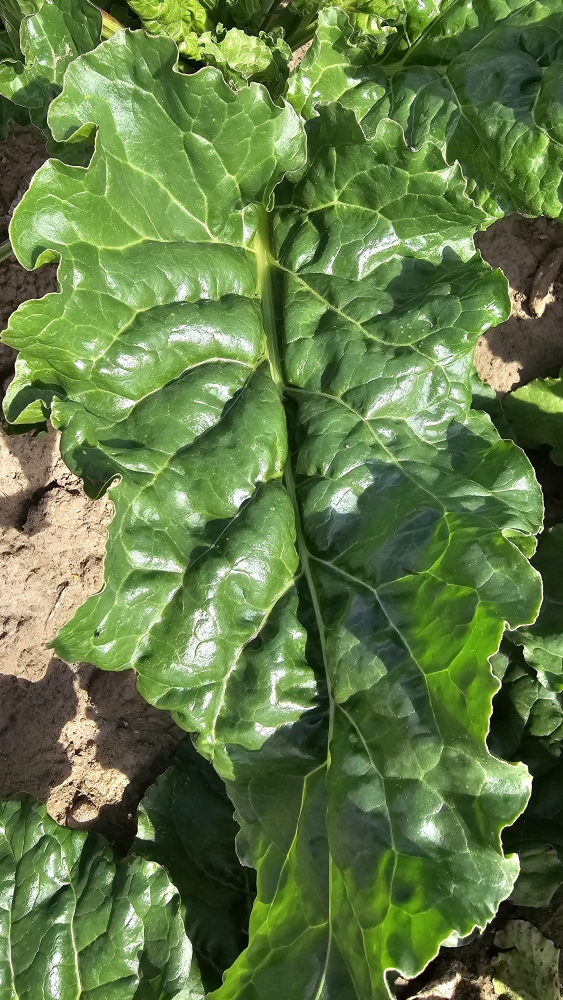
#> input picture data/samples/beet/healthy/20240624_120106.jpg, 2252 x 4000 px (shown at 1/4 size)
$ python -i potato_detector.py   (imports and definitions only)   (older library calls are emulated)
#> lines starting #> are read from the running program, lines starting #| are printed output that depends on the picture; after the words box and inside, x2 and y2 are one past the last pixel; in counts of white or black regions, pixels touching at a corner belong together
"""
=============================================================
  Potato Disease Detection — 3-Way Classification
  Pipeline per academic spec:
    9.1.3.5  Pre-processing      — image quality improvement
    9.1.3.6  Plant mask          — isolate leaf from background
    9.1.3.7  Feature extraction  — histogram & texture features
    9.1.3.8  Classification      — Green / Yellow / Red
    9.1.3.9  Geographic output   — P = (Latitude, Longitude, Class)

  Classifies potato leaf images as:
    Healthy (Green) | Suspicious (Yellow) | Sick (Red)

  Usage:
    python potato_disease_detector_v2.py <image.jpg>
    python potato_disease_detector_v2.py <folder/>
=============================================================
"""

import cv2
import numpy as np
import glob
import matplotlib
# [1 line not run here, left out]
import matplotlib.pyplot as plt
from skimage.feature import graycomatrix, graycoprops
from pathlib import Path


# ══════════════════════════════════════════════════════════
# STEP 9.1.3.5 — PRE-PROCESSING
# Improve image quality before anomaly identification.
# Adjusts for lighting conditions, noise, and contrast issues
# that arise from different shooting distances, angles, and
# weather conditions (sun glare, wind blur).
# Output: processed image ready for mask + feature extraction
# ══════════════════════════════════════════════════════════

def preprocess(img_bgr: np.ndarray) -> np.ndarray:
    """
    Image quality improvement pipeline:

    1. Resize to standard resolution (800×600) — consistent processing
       regardless of camera distance or zoom level.

    2. Gaussian blur — reduce high-frequency noise from wind motion
       or low-quality cameras. Kernel 3×3 preserves edge detail while
       smoothing sensor noise.

    3. CLAHE (Contrast-Limited Adaptive Histogram Equalization) —
       improve contrast in shadowed or overexposed patches.
       Applied on L-channel in LAB space so hue is not distorted.
       clipLimit=2.0 prevents noise amplification; tileGridSize 8×8.

    4. Value-channel clipping — cap the top 1% of brightness values
       to suppress specular highlights (sun glints on wet leaf surface).

    Returns:
        processed BGR image (uint8, 800×600)
    """
    # 1. Resize to standard resolution
    img = cv2.resize(img_bgr, (800, 600), interpolation=cv2.INTER_AREA)

    # 2. Gaussian blur — noise reduction
    img = cv2.GaussianBlur(img, (3, 3), sigmaX=0.8)

    # 3. CLAHE on L-channel in LAB space
    lab   = cv2.cvtColor(img, cv2.COLOR_BGR2LAB)
    l, a, b = cv2.split(lab)
    clahe = cv2.createCLAHE(clipLimit=2.0, tileGridSize=(8, 8))
    l_eq  = clahe.apply(l)
    lab_eq = cv2.merge([l_eq, a, b])
    img   = cv2.cvtColor(lab_eq, cv2.COLOR_LAB2BGR)

    # 4. Brightness clipping — suppress top-1% specular highlights
    hsv = cv2.cvtColor(img, cv2.COLOR_BGR2HSV)
    h_ch, s_ch, v_ch = cv2.split(hsv)
    v_clip = np.clip(v_ch, 0, int(np.percentile(v_ch, 99))).astype(np.uint8)
    hsv_clipped = cv2.merge([h_ch, s_ch, v_clip])
    img = cv2.cvtColor(hsv_clipped, cv2.COLOR_HSV2BGR)

    return img


# ══════════════════════════════════════════════════════════
# STEP 9.1.3.6 — PLANT MASK
# Separate the leaf from the background.
# Output: binary mask where 255 = leaf pixel
# ══════════════════════════════════════════════════════════

def build_plant_mask(img_bgr: np.ndarray) -> dict:
    """
    Isolate the plant/leaf from the background.

    Strategy:
      1. Build a broad vegetation mask covering green (healthy),
         brown (Early Blight spots), and yellow (chlorosis) hues
      2. Morphological cleanup to fill holes and remove noise
      3. Keep only the largest connected blob (main leaf body)
      4. Return the clean leaf mask + masked image

    Returns:
        dict with:
          'leaf_mask'    — binary mask (uint8), 255 = leaf pixel
          'leaf_img'     — BGR image with background zeroed
          'leaf_area'    — number of leaf pixels
          'coverage_pct' — leaf area as % of total image
          'found'        — False if no significant plant found
    """
    h, w = img_bgr.shape[:2]
    total = h * w
    hsv = cv2.cvtColor(img_bgr, cv2.COLOR_BGR2HSV)

    # Broad mask: green (healthy) + brown (Early Blight) + yellow (chlorosis)
    # Deliberately wide so diseased tissue at edges is not missed
    green_mask  = cv2.inRange(hsv, np.array([15, 20, 20]),  np.array([100, 255, 255]))
    brown_mask  = cv2.inRange(hsv, np.array([0,  40, 30]),  np.array([22,  255, 200]))
    yellow_mask = cv2.inRange(hsv, np.array([20, 60, 80]),  np.array([35,  255, 255]))
    dark_mask   = cv2.inRange(hsv, np.array([0,   0,  0]),  np.array([180,  80, 100]))

    combined = cv2.bitwise_or(
        cv2.bitwise_or(green_mask, brown_mask),
        cv2.bitwise_or(yellow_mask, dark_mask)
    )

    # Morphological cleanup
    kernel   = np.ones((7, 7), np.uint8)
    combined = cv2.morphologyEx(combined, cv2.MORPH_CLOSE, kernel, iterations=4)
    combined = cv2.morphologyEx(combined, cv2.MORPH_OPEN,  kernel, iterations=2)

    # Keep only the largest contour (main leaf body)
    contours, _ = cv2.findContours(combined, cv2.RETR_EXTERNAL, cv2.CHAIN_APPROX_SIMPLE)
    leaf_mask = np.zeros((h, w), dtype=np.uint8)
    if contours:
        largest = max(contours, key=cv2.contourArea)
        cv2.drawContours(leaf_mask, [largest], -1, 255, -1)

    leaf_area    = int(leaf_mask.sum() // 255)
    coverage_pct = leaf_area / total * 100

    if coverage_pct < 5:
        return {
            "leaf_mask":    leaf_mask,
            "leaf_img":     img_bgr.copy(),
            "leaf_area":    leaf_area,
            "coverage_pct": coverage_pct,
            "found":        False,
        }

    leaf_img = cv2.bitwise_and(img_bgr, img_bgr, mask=leaf_mask)

    return {
        "leaf_mask":    leaf_mask,
        "leaf_img":     leaf_img,
        "leaf_area":    leaf_area,
        "coverage_pct": round(coverage_pct, 1),
        "found":        True,
    }


# ══════════════════════════════════════════════════════════
# STEP 9.1.3.7 — FEATURE EXTRACTION
# Measure features from plant area only.
# Output: feature vector X = [f1, f2, ..., fn]
# ══════════════════════════════════════════════════════════

def extract_features(img_bgr: np.ndarray, mask: dict) -> dict:
    """
    Extract histogram-based color and texture features from the
    segmented leaf area only. Background pixels excluded from all
    calculations.

    Feature vector X = [
      # Color ratio features
      f1  brown_ratio   — % of leaf pixels that are brown (Early Blight spots)
      f2  dark_ratio    — % of leaf pixels that are dark/necrotic (Late Blight)
      f3  yellow_ratio  — % of leaf pixels that are yellow (chlorosis)
      f4  green_ratio   — % of leaf pixels that are healthy green

      # Histogram-based saturation features
      f5  mean_sat      — mean HSV saturation within leaf
      f6  std_sat       — saturation standard deviation (disease spreads values)
      f7  low_sat_ratio — % of leaf pixels with low saturation (bleached/necrotic)

      # Value (brightness) histogram stats
      f8  mean_val      — mean brightness within leaf
      f9  std_val       — brightness std (spots create dark patches in bright leaf)

      # Hue histogram entropy (color diversity)
      f10 hue_entropy   — entropy of hue distribution (healthy=low, sick=high)

      # Hue histogram bins (20 bins, leaf pixels only) — f11..f30
      hue_hist_b0..b19  — normalized frequency per hue band

      # GLCM texture features (spot pattern detection)
      f31 homogeneity   — texture smoothness (lower = more textured = more spots)
      f32 contrast      — local texture contrast

      # Coverage
      f33 coverage_pct  — leaf area / total image area
    ]
    """
    if not mask["found"]:
        zero = {k: 0.0 for k in
                ("brown_ratio", "dark_ratio", "yellow_ratio", "green_ratio",
                 "mean_sat", "std_sat", "low_sat_ratio",
                 "mean_val", "std_val", "hue_entropy",
                 "homogeneity", "contrast", "coverage_pct")}
        for i in range(20):
            zero[f"hue_hist_b{i}"] = 0.0
        return zero

    leaf_mask = mask["leaf_mask"]
    leaf_area = max(mask["leaf_area"], 1)
    hsv  = cv2.cvtColor(img_bgr, cv2.COLOR_BGR2HSV)
    gray = cv2.cvtColor(img_bgr, cv2.COLOR_BGR2GRAY)
    hh, s, v = hsv[:, :, 0], hsv[:, :, 1], hsv[:, :, 2]

    def _in_leaf(mask_bin):
        return cv2.bitwise_and(mask_bin, leaf_mask)

    # ── f1: Brown spots (Early Blight) ────────────────────────────
    b1 = cv2.inRange(hsv, np.array([10, 70, 50]), np.array([22, 255, 200]))
    b2 = cv2.inRange(hsv, np.array([0,  70, 50]), np.array([10, 255, 200]))
    brown_px    = _in_leaf(cv2.bitwise_or(b1, b2))
    brown_ratio = np.sum(brown_px > 0) / leaf_area * 100

    # ── f2: Dark spots (Late Blight) ──────────────────────────────
    dark_raw = cv2.inRange(hsv, np.array([0, 0, 0]), np.array([180, 60, 80]))
    dark_px  = cv2.morphologyEx(_in_leaf(dark_raw), cv2.MORPH_OPEN, np.ones((7, 7), np.uint8))
    dark_ratio = np.sum(dark_px > 0) / leaf_area * 100

    # ── f3: Yellow chlorosis ──────────────────────────────────────
    yellow_px    = _in_leaf(cv2.inRange(hsv, np.array([20, 60, 100]), np.array([35, 255, 255])))
    yellow_ratio = np.sum(yellow_px > 0) / leaf_area * 100

    # ── f4: Healthy green ─────────────────────────────────────────
    green_px    = _in_leaf(cv2.inRange(hsv, np.array([25, 40, 40]), np.array([90, 255, 255])))
    green_ratio = np.sum(green_px > 0) / leaf_area * 100

    # ── f5, f6: Saturation histogram stats (leaf pixels) ──────────
    s_leaf  = s[leaf_mask > 0].astype(float)
    mean_sat = float(np.mean(s_leaf)) if len(s_leaf) > 0 else 0.0
    std_sat  = float(np.std(s_leaf))  if len(s_leaf) > 0 else 0.0

    # ── f7: Low saturation fraction (bleached/necrotic tissue) ────
    low_sat_mask = _in_leaf((s < 50).astype(np.uint8) * 255)
    low_sat_ratio = np.sum(low_sat_mask > 0) / leaf_area * 100

    # ── f8, f9: Value (brightness) histogram stats (leaf pixels) ──
    v_leaf   = v[leaf_mask > 0].astype(float)
    mean_val = float(np.mean(v_leaf)) if len(v_leaf) > 0 else 0.0
    std_val  = float(np.std(v_leaf))  if len(v_leaf) > 0 else 0.0

    # ── f10: Hue entropy & hue histogram (leaf pixels) ────────────
    hue_leaf  = hh[leaf_mask > 0]
    hist, _   = np.histogram(hue_leaf, bins=20, range=(0, 180))
    hist_n    = hist / (hist.sum() + 1e-9)
    hue_entropy = float(-np.sum(hist_n * np.log2(hist_n + 1e-9)))

    # ── f31, f32: GLCM texture features ───────────────────────────
    # Grey-Level Co-occurrence Matrix captures spot pattern texture.
    # Lower homogeneity → more texture variation → more disease spots.
    gray_leaf   = cv2.bitwise_and(gray, gray, mask=leaf_mask)
    glcm        = graycomatrix(gray_leaf, distances=[1, 3],
                               angles=[0, np.pi / 4, np.pi / 2],
                               levels=256, symmetric=True, normed=True)
    homogeneity = float(graycoprops(glcm, 'homogeneity').mean())
    contrast    = float(graycoprops(glcm, 'contrast').mean())

    # Assemble feature dict
    features = {
        "brown_ratio":   round(brown_ratio,  2),
        "dark_ratio":    round(dark_ratio,   2),
        "yellow_ratio":  round(yellow_ratio, 2),
        "green_ratio":   round(green_ratio,  2),
        "mean_sat":      round(mean_sat,     1),
        "std_sat":       round(std_sat,      1),
        "low_sat_ratio": round(low_sat_ratio, 2),
        "mean_val":      round(mean_val,     1),
        "std_val":       round(std_val,      1),
        "hue_entropy":   round(hue_entropy,  4),
        "homogeneity":   round(homogeneity,  4),
        "contrast":      round(contrast,     2),
        "coverage_pct":  mask["coverage_pct"],
    }
    for i, val in enumerate(hist_n):
        features[f"hue_hist_b{i}"] = round(float(val), 4)

    # Internal masks for visualization
    features["_brown_mask"] = brown_px
    features["_dark_mask"]  = dark_px

    return features


# ══════════════════════════════════════════════════════════
# STEP 9.1.3.8 — CLASSIFICATION
# Use feature vector X to assign health class:
#   Green  = Healthy    (no anomaly detected)
#   Yellow = Suspicious (anomaly detected, insufficient certainty)
#   Red    = Sick       (anomaly detected, high confidence)
# ══════════════════════════════════════════════════════════

def classify_leaf(features: dict) -> dict:
    """
    Score-based 3-class classification using the feature vector.

    Score 0-1  → Green  = Healthy
    Score 2-4  → Yellow = Suspicious
    Score 5+   → Red    = Sick
    """
    score = 0

    # Brown spots (Early Blight) — strongest disease signal (f1)
    b = features["brown_ratio"]
    if   b > 15:  score += 3
    elif b > 5:   score += 2
    elif b > 1.5: score += 1

    # Yellow chlorosis (f3)
    y = features["yellow_ratio"]
    if   y > 15: score += 2
    elif y > 5:  score += 1

    # Low saturation mean — desaturated disease tissue (f5)
    s_mean = features["mean_sat"]
    if   s_mean < 75: score += 2
    elif s_mean < 90: score += 1

    # Low green ratio — diseased tissue displaces healthy green (f4)
    g = features["green_ratio"]
    if   g < 50: score += 2
    elif g < 65: score += 1

    # Dark necrotic area (f2)
    if features["dark_ratio"] > 3:      score += 1

    # GLCM texture — spot texture lowers homogeneity (f31)
    if features["homogeneity"] < 0.33:  score += 1

    # High saturation std — mixed healthy/diseased tissue (f6)
    if features["std_sat"] > 40:        score += 1

    # High hue entropy — many hue tones indicates mixed tissue (f10)
    if features["hue_entropy"] > 2.5:   score += 1

    # Traffic-light labels (per academic spec 9.1.3.8)
    if score >= 5:
        label, color_bgr = "Sick",       (0,   0, 220)   # Red
    elif score >= 2:
        label, color_bgr = "Suspicious", (0, 140, 255)   # Yellow
    else:
        label, color_bgr = "Healthy",    (30, 180,  30)  # Green

    return {
        "label":        label,
        "score":        score,
        "color_bgr":    color_bgr,
        "brown_ratio":  features["brown_ratio"],
        "dark_ratio":   features["dark_ratio"],
        "yellow_ratio": features["yellow_ratio"],
        "green_ratio":  features["green_ratio"],
        "mean_sat":     features["mean_sat"],
    }


# ══════════════════════════════════════════════════════════
# STEP 9.1.3.9 — GEOGRAPHIC OUTPUT
# Link result to field location.
# P = (Latitude, Longitude, Class)
# ══════════════════════════════════════════════════════════

def build_geographic_point(img_path: str, label: str) -> dict:
    """
    Extract GPS coordinates from image EXIF and attach the health class.
    Returns P = (latitude, longitude, class) per spec 9.1.3.9.

    If no GPS EXIF is present, lat/lon are None.
    """
    lat, lon = None, None

    try:
        import piexif
        exif = piexif.load(img_path)
        gps  = exif.get("GPS", {})
        if gps:
            # [7 lines left out: function _dms, not called in this run]
            lat = _dms(piexif.GPSIFD.GPSLatitude)
            lon = _dms(piexif.GPSIFD.GPSLongitude)
            if lat and gps.get(piexif.GPSIFD.GPSLatitudeRef)  == b"S": lat = -lat
            if lon and gps.get(piexif.GPSIFD.GPSLongitudeRef) == b"W": lon = -lon
    except Exception:
        pass

    if lat is None:
        try:
            from PIL import Image
            from PIL.ExifTags import TAGS, GPSTAGS
            with Image.open(img_path) as pil_img:
                exif_data = pil_img._getexif() or {}
                for tag_id, value in exif_data.items():
                    if TAGS.get(tag_id) == "GPSInfo":
                        gps_info = {GPSTAGS.get(k, k): v for k, v in value.items()}
                        # [4 lines left out: function _dms2, not called in this run]
                        lat = _dms2("GPSLatitude")
                        lon = _dms2("GPSLongitude")
                        if lat and gps_info.get("GPSLatitudeRef")  == "S": lat = -lat
                        if lon and gps_info.get("GPSLongitudeRef") == "W": lon = -lon
                        break
        except Exception:
            pass

    return {
        "latitude":  lat,
        "longitude": lon,
        "class":     label,      # P = (lat, lon, class)
        "path":      img_path,
    }


# ══════════════════════════════════════════════════════════
# VISUALIZATION
# ══════════════════════════════════════════════════════════

# [22 lines left out: function annotate_image, not called in this run]


# ══════════════════════════════════════════════════════════
# PUBLIC API
# ══════════════════════════════════════════════════════════

def analyze_single(img_path: str, save_output: bool = True) -> dict:
    """
    Full 4-step pipeline for one image (per spec 9.1.3.5 → 9.1.3.9):
      1. preprocess()        — image quality improvement
      2. build_plant_mask()  — isolate leaf
      3. extract_features()  — build feature vector X
      4. classify_leaf()     — assign health class
      5. geographic point    — P = (lat, lon, class)
    """
#> called with save_output = True
    img_raw = cv2.imread(img_path)
#> img_raw is the input picture: shape (4000, 2252, 3); mean B, G, R 69.3, 122.7, 97.5
    if img_raw is None:
        raise FileNotFoundError(f"Cannot open image: {img_path}")

    # 9.1.3.5 Pre-processing
    img = preprocess(img_raw)
#> in preprocess, `l, a, b = cv2.split(lab)`:
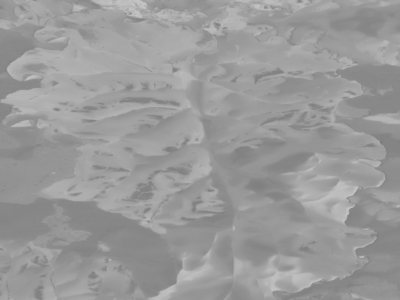
#> b: shape (600, 800) (shown at 1/2 size); min 120, max 202, mean 153.7
#> in preprocess, `img   = cv2.cvtColor(lab_eq, cv2.COLOR_LAB2BGR)`:
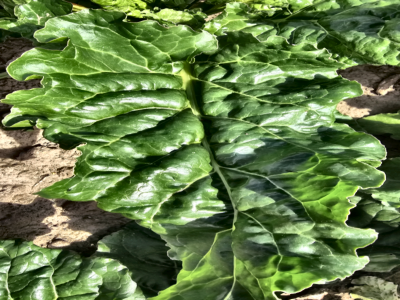
#> img: shape (600, 800, 3) (shown at 1/2 size); mean B, G, R 71.3, 124.7, 99.4
#> in preprocess, `h_ch, s_ch, v_ch = cv2.split(hsv)`:
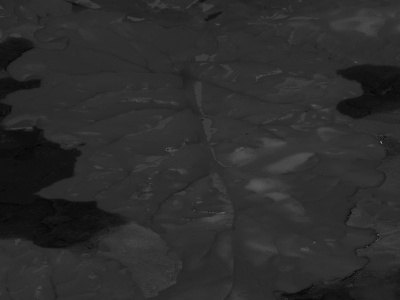
#> h_ch: shape (600, 800) (shown at 1/2 size); min 0, max 178, mean 44.1
#> in preprocess, `h_ch, s_ch, v_ch = cv2.split(hsv)`:
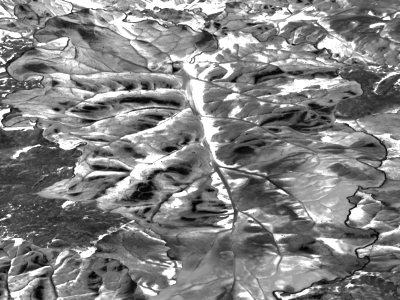
#> s_ch: shape (600, 800) (shown at 1/2 size); min 0, max 255, mean 129.9

    # 9.1.3.6 Plant mask
    mask = build_plant_mask(img)
#> in build_plant_mask, `green_mask  = cv2.inRange(hsv, np.array([15, 20, 20]),  np.array([100,..`:
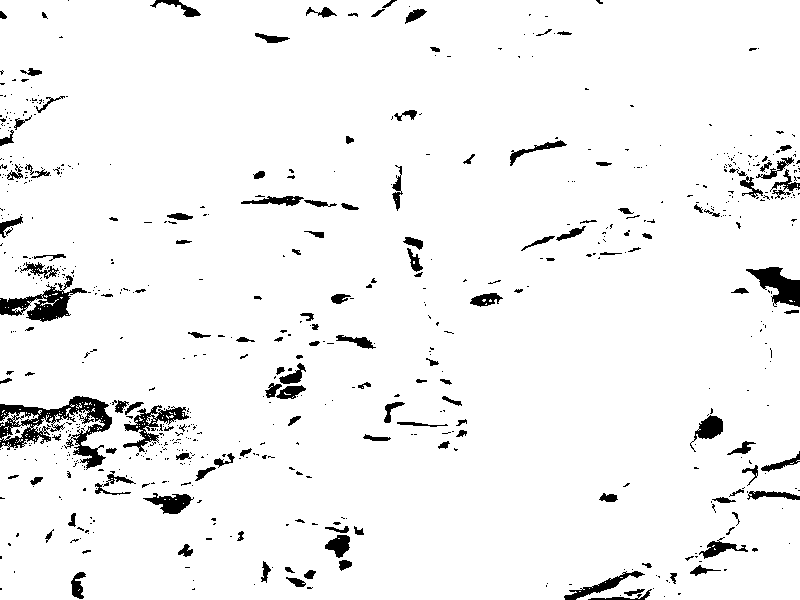
#> green_mask: shape (600, 800); 95.4% white; 702 black regions (559 under 20 px), largest, box (x1, y1, x2, y2) and area: (0, 396, 112, 470) 2875, (0, 275, 87, 322) 1467, (746, 267, 800, 307) 1069
#> in build_plant_mask, `dark_mask   = cv2.inRange(hsv, np.array([0,   0,  0]),  np.array([180,..`:
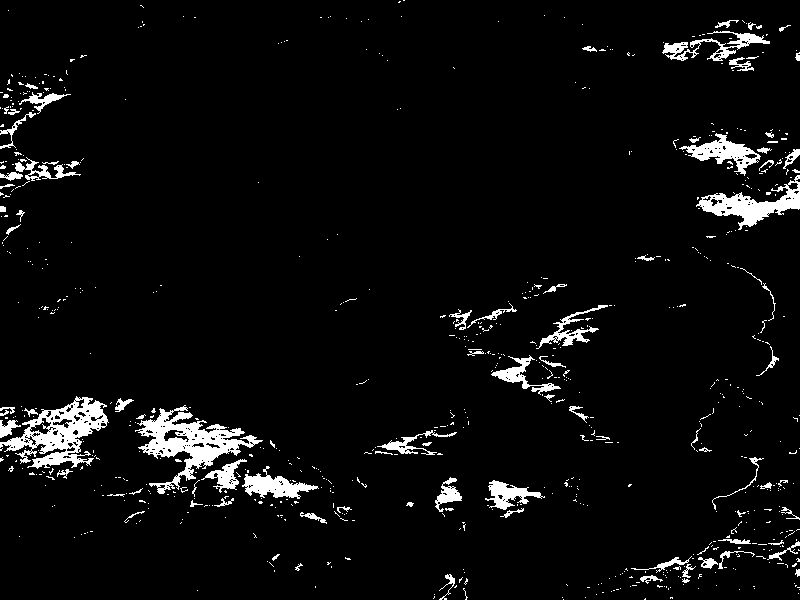
#> dark_mask: shape (600, 800); 4.8% white; 762 white regions (670 under 20 px), largest, box (x1, y1, x2, y2) and area: (135, 405, 263, 494) 3554, (0, 396, 109, 469) 3224, (696, 175, 800, 230) 1912
#> in build_plant_mask, `contours, _ = cv2.findContours(combined, cv2.RETR_EXTERNAL, cv2.CHAIN_..`: contours = [[[0, 0], [0, 599], [799, 599], [799, 0]]]
#> in build_plant_mask, `largest = max(contours, key=cv2.contourArea)`: largest = [[0, 0], [0, 599], [799, 599], [799, 0]]
#> in build_plant_mask, `leaf_area    = int(leaf_mask.sum() // 255)`: leaf_area = 480000
#> in build_plant_mask, `coverage_pct = leaf_area / total * 100`: coverage_pct = 100
#> mask = 5 items

    # 9.1.3.7 Feature extraction
    features = extract_features(img, mask)
#> in extract_features, `leaf_area = max(mask["leaf_area"], 1)`: leaf_area = 480000
#> in extract_features, `gray = cv2.cvtColor(img_bgr, cv2.COLOR_BGR2GRAY)`:
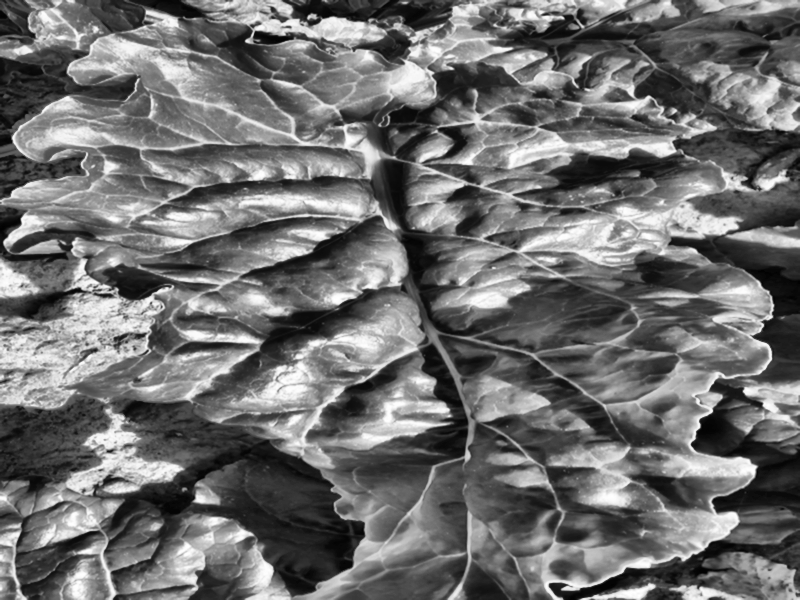
#> gray: shape (600, 800); min 2, max 255, mean 110.9
#> (the rest of the program and of its run is left out)
